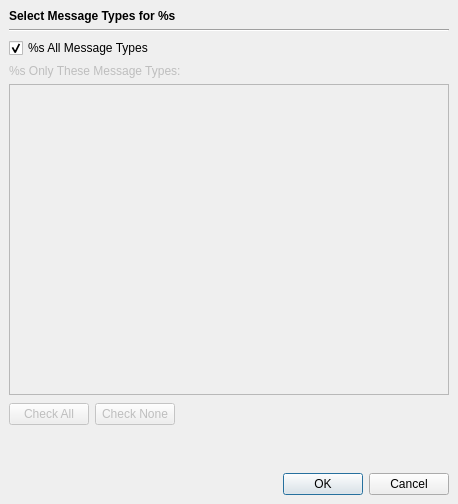
<ui version="4.0" >
 <class>ImportExportDialog</class>
 <widget class="QDialog" name="ImportExportDialog" >
  <property name="geometry" >
   <rect>
    <x>0</x>
    <y>0</y>
    <width>458</width>
    <height>504</height>
   </rect>
  </property>
  <property name="windowTitle" >
   <string>%s Messages</string>
  </property>
  <layout class="QVBoxLayout" >
   <property name="margin" >
    <number>9</number>
   </property>
   <property name="spacing" >
    <number>6</number>
   </property>
   <item>
    <widget class="QLabel" name="promptText" >
     <property name="text" >
      <string>&lt;b>Select Message Types for %s&lt;/b></string>
     </property>
    </widget>
   </item>
   <item>
    <widget class="Line" name="line" >
     <property name="orientation" >
      <enum>Qt::Horizontal</enum>
     </property>
    </widget>
   </item>
   <item>
    <widget class="QCheckBox" name="allCheck" >
     <property name="text" >
      <string>%s All Message Types</string>
     </property>
     <property name="checked" >
      <bool>true</bool>
     </property>
    </widget>
   </item>
   <item>
    <widget class="QLabel" name="typesListText" >
     <property name="enabled" >
      <bool>false</bool>
     </property>
     <property name="text" >
      <string>%s Only These Message Types:</string>
     </property>
    </widget>
   </item>
   <item>
    <widget class="QListWidget" name="typesList" >
     <property name="enabled" >
      <bool>false</bool>
     </property>
    </widget>
   </item>
   <item>
    <layout class="QHBoxLayout" >
     <property name="margin" >
      <number>0</number>
     </property>
     <property name="spacing" >
      <number>6</number>
     </property>
     <item>
      <widget class="QPushButton" name="checkAllButton" >
       <property name="enabled" >
        <bool>false</bool>
       </property>
       <property name="text" >
        <string>Check All</string>
       </property>
      </widget>
     </item>
     <item>
      <widget class="QPushButton" name="checkNoneButton" >
       <property name="enabled" >
        <bool>false</bool>
       </property>
       <property name="text" >
        <string>Check None</string>
       </property>
      </widget>
     </item>
     <item>
      <spacer>
       <property name="orientation" >
        <enum>Qt::Horizontal</enum>
       </property>
       <property name="sizeHint" >
        <size>
         <width>16</width>
         <height>26</height>
        </size>
       </property>
      </spacer>
     </item>
    </layout>
   </item>
   <item>
    <spacer>
     <property name="orientation" >
      <enum>Qt::Vertical</enum>
     </property>
     <property name="sizeType" >
      <enum>QSizePolicy::Minimum</enum>
     </property>
     <property name="sizeHint" >
      <size>
       <width>20</width>
       <height>40</height>
      </size>
     </property>
    </spacer>
   </item>
   <item>
    <widget class="QDialogButtonBox" name="buttonBox" >
     <property name="orientation" >
      <enum>Qt::Horizontal</enum>
     </property>
     <property name="standardButtons" >
      <set>QDialogButtonBox::Cancel|QDialogButtonBox::NoButton|QDialogButtonBox::Ok</set>
     </property>
    </widget>
   </item>
  </layout>
 </widget>
 <resources/>
 <connections>
  <connection>
   <sender>buttonBox</sender>
   <signal>accepted()</signal>
   <receiver>ImportExportDialog</receiver>
   <slot>accept()</slot>
   <hints>
    <hint type="sourcelabel" >
     <x>248</x>
     <y>254</y>
    </hint>
    <hint type="destinationlabel" >
     <x>157</x>
     <y>274</y>
    </hint>
   </hints>
  </connection>
  <connection>
   <sender>buttonBox</sender>
   <signal>rejected()</signal>
   <receiver>ImportExportDialog</receiver>
   <slot>reject()</slot>
   <hints>
    <hint type="sourcelabel" >
     <x>316</x>
     <y>260</y>
    </hint>
    <hint type="destinationlabel" >
     <x>286</x>
     <y>274</y>
    </hint>
   </hints>
  </connection>
  <connection>
   <sender>allCheck</sender>
   <signal>clicked(bool)</signal>
   <receiver>typesList</receiver>
   <slot>setDisabled(bool)</slot>
   <hints>
    <hint type="sourcelabel" >
     <x>199</x>
     <y>50</y>
    </hint>
    <hint type="destinationlabel" >
     <x>199</x>
     <y>195</y>
    </hint>
   </hints>
  </connection>
  <connection>
   <sender>allCheck</sender>
   <signal>clicked(bool)</signal>
   <receiver>typesListText</receiver>
   <slot>setDisabled(bool)</slot>
   <hints>
    <hint type="sourcelabel" >
     <x>199</x>
     <y>50</y>
    </hint>
    <hint type="destinationlabel" >
     <x>199</x>
     <y>74</y>
    </hint>
   </hints>
  </connection>
  <connection>
   <sender>allCheck</sender>
   <signal>clicked(bool)</signal>
   <receiver>checkAllButton</receiver>
   <slot>setDisabled(bool)</slot>
   <hints>
    <hint type="sourcelabel" >
     <x>184</x>
     <y>50</y>
    </hint>
    <hint type="destinationlabel" >
     <x>238</x>
     <y>80</y>
    </hint>
   </hints>
  </connection>
  <connection>
   <sender>allCheck</sender>
   <signal>clicked(bool)</signal>
   <receiver>checkNoneButton</receiver>
   <slot>setDisabled(bool)</slot>
   <hints>
    <hint type="sourcelabel" >
     <x>184</x>
     <y>50</y>
    </hint>
    <hint type="destinationlabel" >
     <x>319</x>
     <y>80</y>
    </hint>
   </hints>
  </connection>
 </connections>
</ui>
